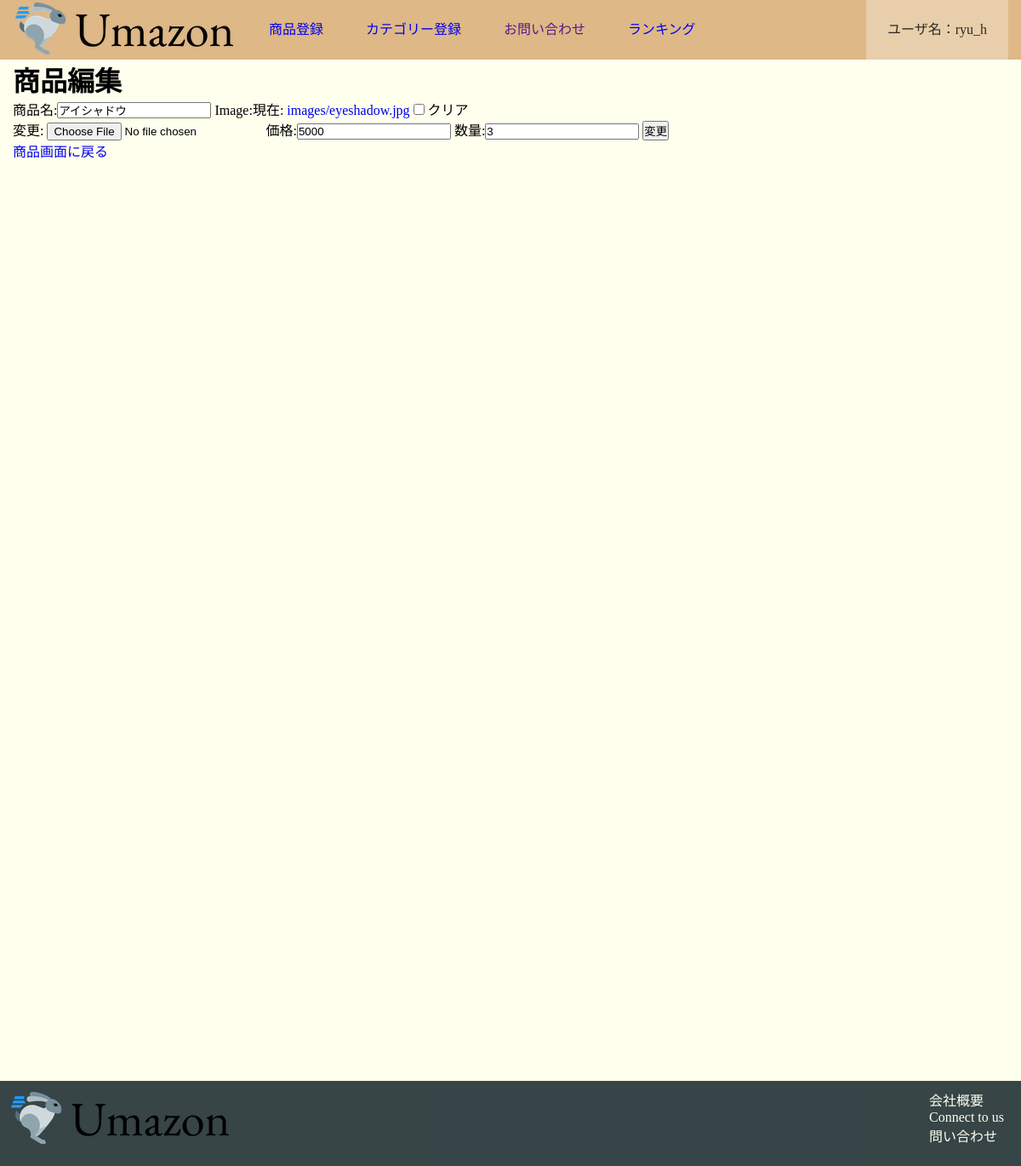
/products/16/edit/ (signed in), run on the app's committed database.
### product/models.py (models this page shows)
class Product(models.Model):
    category = models.ForeignKey(Category,verbose_name='カテゴリー名', null=True, blank=True,on_delete=models.SET_NULL)
    name = models.CharField("商品名", max_length=128)
    image = models.ImageField(upload_to='images',blank=True, null=True)
    price = models.PositiveIntegerField("価格")
    count = models.PositiveIntegerField('数量')

### product/views.py (the view)
# urls.py: path('products/<int:product_id>/edit/', product.views.product_edit,name='product_edit'),
def product_edit(request, product_id):
    try:
        product=Product.objects.get(id=product_id)
    except Product.DoesNotExist:
        raise Http404
    if request.user.has_perm('accounts.admin'):
        if request.method =="POST":
            form =ProductEditForm(request.POST, instance=product)
            if form.is_valid():
                form.save()
                return HttpResponseRedirect(reverse('product_detail',args=(product.id,)))
        else:
            form = ProductEditForm(instance=product)
        return TemplateResponse(request, 'product/product_edit.html',{'form': form, 'product': product})
    else:
        return TemplateResponse(request,'top/toppage.html')

### product/forms.py
class ProductEditForm(forms.ModelForm):
    class Meta:
        model = Product
        fields = (
            'name',
            'image',
            'price',
            'count',
        )

### product/templates/product/product_edit.html (shortened to what this page needs)
{% extends '../base.html' %}
{% block content %}
<div class="container">
    <h1>商品編集</h1>
    <form method="post">
    {{ form }}
    <input type="submit" value="変更">
    </form>
    <a href="{% url 'product_detail' product.id %}">商品画面に戻る</a>
</div>
{%endblock%}

### templates/base.html (shortened to what this page needs)
{% load static %}
<html lang="en">
<head>
    <link rel="stylesheet" href="{% static 'css\style.css' %}" type="text/css">
</head>
<body>
    <header>
        <div class="container">
            <div class="header-logo">
                <a href="{% url 'toppage' %}"><img src="{% static 'image\Primary_logo.png' %}" alt=""></a>
            </div>
            <div class="header-list">
                {%if perms.accounts.admin %}
                <a href="{% url 'product_post' %}">商品登録</a>
                <a href="{% url 'category_post' %}">カテゴリー登録</a>
                {% endif %}
                <a href="">お問い合わせ</a>
                <a href="{% url 'ranking_list' %}">ランキング</a>
            </div>
            <div class="account_list">
                {% if user.is_authenticated %}
                <div class="hover-activate">
                    <a class="btn">ユーザ名：{{ user.get_username }}</a>
                </div>
                {% else %}
                <a href="{% url 'account:logout' %}" class="btn login">ログイン</a>
                {% endif %}
            </div>
        </div>
    </header>
    <main>
        {% block content %}
        {% endblock %}
    </main>
    <footer>
        <div class="foot-logo">
            <a href="{% url 'toppage' %}"><img src="{% static 'image\Primary_logo.png' %}" alt=""></a>
        </div>
        <div class="foot-list">
            <ul>
                <li>会社概要</li>
                <li>Connect to us</li>
                <li>問い合わせ</li>
            </ul>
        </div>
    </footer>
</body>
</html>

### static/css/style.css (style rules this page uses)
* { margin:0; padding:0; }
body { margin: 0; font-family: "Hiragino Kaku Gothic ProN"; }
a { text-decoration: none; }
header { background-color: burlywood; height: 70px; width: 100%; }
.container { width: 1170px; padding: 0 15px; margin: 0 auto; }
.header-logo { float: left; padding-right: 10px; }
.account_list { float: right; background-color: rgba(255, 255, 255, 0.3); transition:all 0.5s; }
.account_list a { line-height:70px; padding:0 25px; color:black; display:block; }
.header-list a { line-height:70px; float: left; padding: 0 25px; }
.btn { padding: 8px 24px; color: white; opacity: 0.8; border-radius:4px; }
main { height:1200px; background-color:#FFFFEE; }
li { list-style:none; }
footer { background-color: rgba(34, 49, 52, 0.9); height: 100px; width: 100%; }
.foot-logo { float: left; padding: 10px; }
.foot-list { float: right; padding: 10px 10px; }
.foot-list li { color: #FFFFEE; padding: 0 10px; }

### data on the page
Product: name "アイシャドウ", price "5000", count "3"

### other printed values
{{ user.get_username }} "ryu_h"
